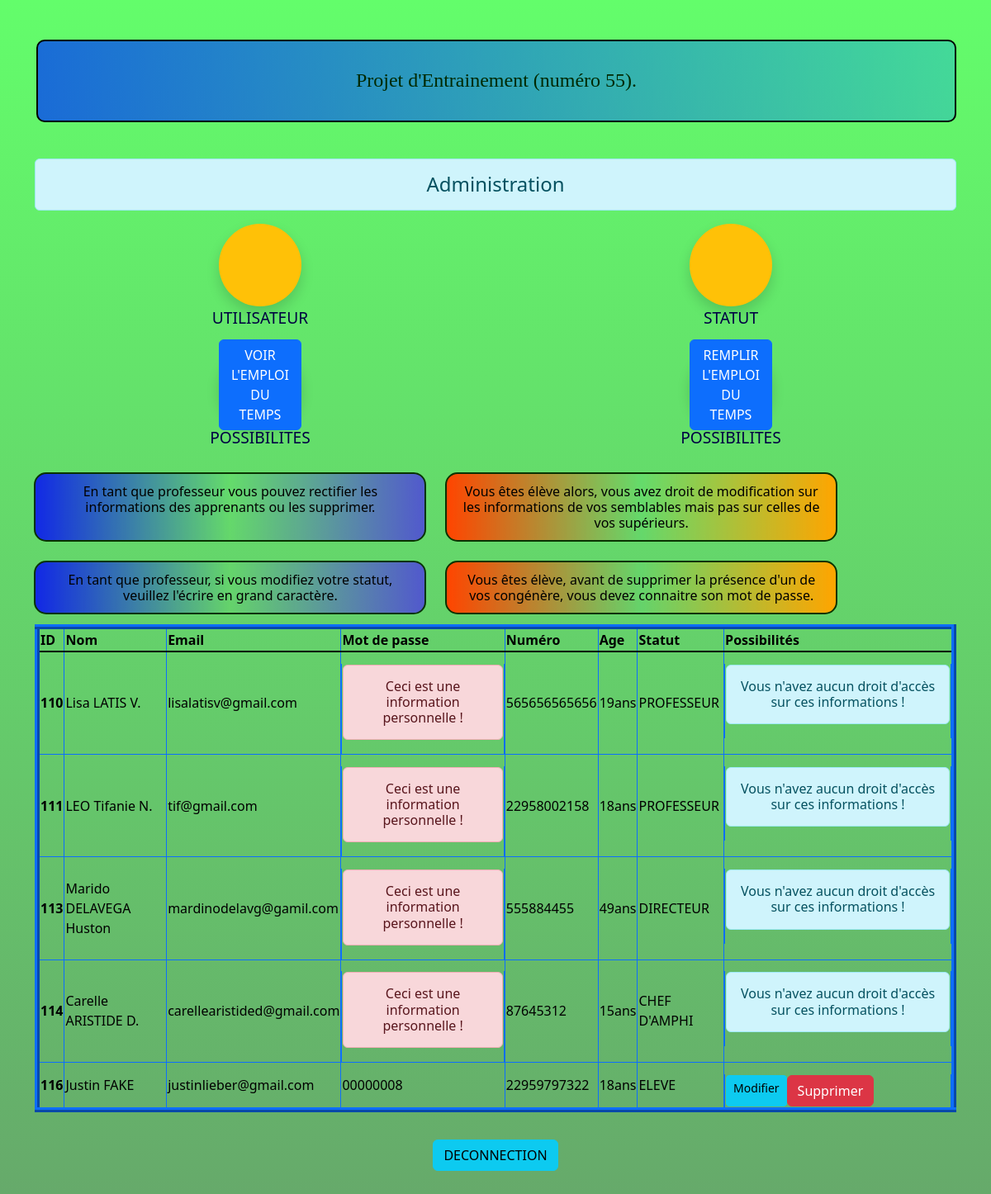
The app's page /professeur/ with its own data.
### Etudiant/models.py (models this page shows)
class form_1(models.Model):
    name = models.CharField(max_length=70)
    email = models.EmailField(max_length=100)
    password = models.CharField(max_length=18)
    number = models.CharField(max_length=100)
    age = models.CharField(max_length=3)
    state = models.CharField(max_length=20)

### Etudiant/views.py (the view)
# urls.py: path('professeur/', views.profs, name = "professeur"),
def profs(request):
    partner = form_1.objects.all()
    return render(request, 'Etudiant/professeur.html' , {'partner' : partner})

### Etudiant/templates/Etudiant/professeur.html (shortened to what this page needs)
<!DOCTYPE html>
{% load static %}
<html lang="en">
<head>
    <link rel="stylesheet" href="{% static 'Etudiant/css/bootstrap.css' %}">
</head>
<body style="background: linear-gradient(to bottom, rgba(0, 252, 13, 0.61), rgba(19, 75, 24, 0.644));">
    <div class="container mt-5">
        <h4 class="text-center danger" style="margin-bottom: 4%;border-radius: 10px;border: 2px solid black; background: linear-gradient(to right, rgba(0, 59, 252, 0.74), rgba(0, 149, 248, 0.322));padding: 3%;margin-left: 2px;color: rgb(0, 41, 0); font-family:cursive;">Projet d'Entrainement (numéro 55).</h4>
        <h4 class="text-center alert alert-info">Administration</h4>
        <div class="row">
            <div class="col-12 col-md-6 text-center">
                <div class="rounded-circle bg-warning text-white mx-auto d-flex align-items-center justify-content-center shadow" style="width: 100px; height: 100px;">
                </div>
                <p style="color: rgb(0, 4, 65); font-size: 120%;">UTILISATEUR</p>
            </div>
            <div class="col-12 col-md-6 text-center">
                <div class="rounded-circle bg-warning text-white mx-auto d-flex align-items-center justify-content-center shadow" style="width: 100px; height: 100px;">
                </div>
                <p style="color: rgb(0, 0, 68); font-size: 120%;">STATUT</p>
            </div>
            <div class="col-12 col-md-6 text-center">
                <div class="rounded-circle bg-danger mx-auto d-flex align-items-center justify-content-center shadow" style="width: 100px; height: 100px;">
                    <a href="{% url 'vue_emploie' %}" class="btn btn-primary" style="text-decoration: none;">VOIR L'EMPLOI DU TEMPS</a>
                </div>
                <p style="color: rgb(0, 0, 68); font-size: 120%;">POSSIBILITES</p>
            </div>
            <div class="col-12 col-md-6 text-center">
                <div class="rounded-circle bg-danger mx-auto d-flex align-items-center justify-content-center shadow" style="width: 100px; height: 100px;">
                    <a href="{% url 'pre_remplissage' %}" class="btn btn-primary" style="text-decoration: none;">REMPLIR L'EMPLOI DU TEMPS</a>
                </div>
                <p style="color: rgb(0, 0, 68); font-size: 120%;">POSSIBILITES</p>
            </div>
        </div>
        <div class="row">
            <h6 class="text-center col-5" style="margin: 1%; padding: 1%; border-radius: 15px; border: 2px solid rgb(9, 51, 0); background: linear-gradient(to right, rgba(0, 4, 255, 0.829), transparent, rgba(80, 78, 214, 0.918));color:black;">En tant que professeur vous pouvez rectifier les informations des apprenants ou les supprimer.</h6>
            <h6 class="text-center col-5" style="margin: 1%; padding: 1%; border-radius: 15px; border: 2px solid rgb(9, 51, 0); background: linear-gradient(to right, orangered, transparent, orange);color:black;">Vous êtes élève alors, vous avez droit de modification sur les informations de vos semblables mais pas sur celles de vos supérieurs.</h6>
            <h6 class="text-center col-5" style="margin: 1%; padding: 1%; border-radius: 15px; border: 2px solid rgb(9, 51, 0); background: linear-gradient(to right, rgba(0, 4, 255, 0.829), transparent, rgba(80, 78, 214, 0.918));color:black;">En tant que professeur, si vous modifiez votre statut, veuillez l'écrire en grand caractère.</h6>
            <h6 class="text-center col-5" style="margin: 1%; padding: 1%; border-radius: 15px; border: 2px solid rgb(9, 51, 0); background: linear-gradient(to right, orangered, transparent, orange);color:black;">Vous êtes élève, avant de supprimer la présence d'un de vos congénère, vous devez connaitre son mot de passe.</h6>
        </div>
        <div class="col">
            <table class="table-warning table-bordered border-primary" style=" border: 6px inset;">
                <thead>
                    {% if partner %}
                  <tr>
                    <th scope="col">ID</th>
                    <th scope="col">Nom</th>
                    <th scope="col">Email</th>
                    <th scope="col">Mot de passe</th>
                    <th scope="col">Numéro</th>
                    <th scope="col">Age</th>
                    <th scope="col">Statut</th>
                    <th scope="col">Possibilités</th>
                  </tr>
                </thead>
                <tbody class="table-group-divider">
                    {% for objs in partner %}
                    {% if not "DIRECTRICE" in objs.state and not "DIRECTEUR" in objs.state and not "CHEF" in objs.state and not "PROF" in objs.state and not "DOCTEUR" in objs.state and not "CHERCHEUR" in objs.state and not "CHERCHEUSE" in objs.state and not "INGENIEUR" in objs.state and not "MASTER" in objs.state and not "PROFESSEUR" in objs.state %}
                    <tr>
                        <th scope="row">{{objs.id}}</th>
                        <td>{{objs.name}}</td>
                        <td>{{objs.email}}</td>
                        <td>{{objs.password}}</td>
                        <td>{{objs.number}}</td>
                        <td>{{objs.age }}ans</td>
                        <td>{{objs.state}}</td>
                        <td style="display: flex; margin-top: 5%;">
                            <a href="{% url 'updatepath' objs.id %}" class = "btn btn-info btn-sm">Modifier</a>
                            <form action="{% url 'delete_path' objs.id %}" method="post">
                                <input type="submit" class="btn btn-danger" value="Supprimer">
                            </form>
                        </td>
                    </tr>
                    {% else %}
                    <tr>
                        <th scope="row">{{objs.id}}</th>
                        <td>{{objs.name}}</td>
                        <td>{{objs.email}}</td>
                        <td style="display: flex; margin-top: 5%;">
                            <h6 class="text-center alert alert-danger">Ceci est une information personnelle !</h6>
                        </td>
                        <td>{{objs.number}}</td>
                        <td>{{objs.age }}ans</td>
                        <td>{{objs.state}}</td>
                    <td style="display: flex; margin-top: 5%;">
                        <h6 class="text-center alert alert-info">Vous n'avez aucun droit d'accès sur ces informations !</h6>
                    </td>
                    </tr>
                    {% endif %}
                    {% endfor%}
                </tbody>
              </table>
            {% else %}
            <h4 class="text-center alert alert-warning">No such files</h4>
            {% endif %}
        </div>
        <center><a href="{% url 'connextion' %}" class = "btn btn-info" style="margin-bottom: 50%; margin-top: 3%;">DECONNECTION</a></center>
            </div>
</body>

### records on screen
form_1: id "110", name "Lisa LATIS V.", email "lisalatisv@gmail.com", number "565656565656", age "19", state "PROFESSEUR"
form_1: id "111", name "LEO Tifanie N.", email "tif@gmail.com", number "22958002158", age "18", state "PROFESSEUR"
form_1: id "113", name "Marido DELAVEGA Huston", email "mardinodelavg@gamil.com", number "555884455", age "49", state "DIRECTEUR"
form_1: id "114", name "Carelle ARISTIDE D.", email "carellearistided@gmail.com", number "87645312", age "15", state "CHEF D'AMPHI"
form_1: id "116", name "Justin FAKE", email "justinlieber@gmail.com", password "00000008", number "22959797322", age "18", state "ELEVE"
